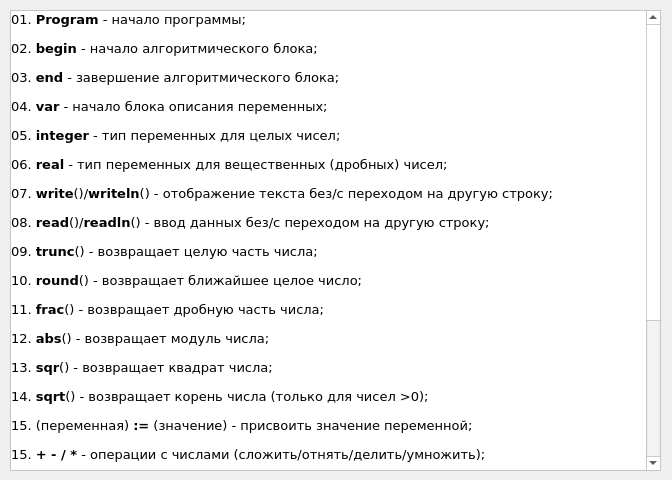
<?xml version="1.0" encoding="UTF-8"?>
<ui version="4.0">
 <class>Dialog</class>
 <widget class="QDialog" name="Dialog">
  <property name="geometry">
   <rect>
    <x>0</x>
    <y>0</y>
    <width>672</width>
    <height>480</height>
   </rect>
  </property>
  <property name="minimumSize">
   <size>
    <width>672</width>
    <height>480</height>
   </size>
  </property>
  <property name="maximumSize">
   <size>
    <width>672</width>
    <height>480</height>
   </size>
  </property>
  <property name="windowTitle">
   <string>Основные используемые операторы языка Pascal</string>
  </property>
  <widget class="QScrollArea" name="scrollArea">
   <property name="geometry">
    <rect>
     <x>10</x>
     <y>10</y>
     <width>651</width>
     <height>461</height>
    </rect>
   </property>
   <property name="sizePolicy">
    <sizepolicy hsizetype="Expanding" vsizetype="Expanding">
     <horstretch>0</horstretch>
     <verstretch>0</verstretch>
    </sizepolicy>
   </property>
   <property name="minimumSize">
    <size>
     <width>200</width>
     <height>20</height>
    </size>
   </property>
   <property name="maximumSize">
    <size>
     <width>800</width>
     <height>1000</height>
    </size>
   </property>
   <property name="palette">
    <palette>
     <active>
      <colorrole role="WindowText">
       <brush brushstyle="SolidPattern">
        <color alpha="255">
         <red>0</red>
         <green>0</green>
         <blue>0</blue>
        </color>
       </brush>
      </colorrole>
      <colorrole role="Button">
       <brush brushstyle="SolidPattern">
        <color alpha="255">
         <red>255</red>
         <green>255</green>
         <blue>255</blue>
        </color>
       </brush>
      </colorrole>
      <colorrole role="Light">
       <brush brushstyle="SolidPattern">
        <color alpha="255">
         <red>255</red>
         <green>255</green>
         <blue>255</blue>
        </color>
       </brush>
      </colorrole>
      <colorrole role="Midlight">
       <brush brushstyle="SolidPattern">
        <color alpha="255">
         <red>255</red>
         <green>255</green>
         <blue>255</blue>
        </color>
       </brush>
      </colorrole>
      <colorrole role="Dark">
       <brush brushstyle="SolidPattern">
        <color alpha="255">
         <red>127</red>
         <green>127</green>
         <blue>127</blue>
        </color>
       </brush>
      </colorrole>
      <colorrole role="Mid">
       <brush brushstyle="SolidPattern">
        <color alpha="255">
         <red>170</red>
         <green>170</green>
         <blue>170</blue>
        </color>
       </brush>
      </colorrole>
      <colorrole role="Text">
       <brush brushstyle="SolidPattern">
        <color alpha="255">
         <red>0</red>
         <green>0</green>
         <blue>0</blue>
        </color>
       </brush>
      </colorrole>
      <colorrole role="BrightText">
       <brush brushstyle="SolidPattern">
        <color alpha="255">
         <red>255</red>
         <green>255</green>
         <blue>255</blue>
        </color>
       </brush>
      </colorrole>
      <colorrole role="ButtonText">
       <brush brushstyle="SolidPattern">
        <color alpha="255">
         <red>0</red>
         <green>0</green>
         <blue>0</blue>
        </color>
       </brush>
      </colorrole>
      <colorrole role="Base">
       <brush brushstyle="SolidPattern">
        <color alpha="255">
         <red>255</red>
         <green>255</green>
         <blue>255</blue>
        </color>
       </brush>
      </colorrole>
      <colorrole role="Window">
       <brush brushstyle="SolidPattern">
        <color alpha="255">
         <red>255</red>
         <green>255</green>
         <blue>255</blue>
        </color>
       </brush>
      </colorrole>
      <colorrole role="Shadow">
       <brush brushstyle="SolidPattern">
        <color alpha="255">
         <red>0</red>
         <green>0</green>
         <blue>0</blue>
        </color>
       </brush>
      </colorrole>
      <colorrole role="AlternateBase">
       <brush brushstyle="SolidPattern">
        <color alpha="255">
         <red>255</red>
         <green>255</green>
         <blue>255</blue>
        </color>
       </brush>
      </colorrole>
      <colorrole role="ToolTipBase">
       <brush brushstyle="SolidPattern">
        <color alpha="255">
         <red>255</red>
         <green>255</green>
         <blue>220</blue>
        </color>
       </brush>
      </colorrole>
      <colorrole role="ToolTipText">
       <brush brushstyle="SolidPattern">
        <color alpha="255">
         <red>0</red>
         <green>0</green>
         <blue>0</blue>
        </color>
       </brush>
      </colorrole>
     </active>
     <inactive>
      <colorrole role="WindowText">
       <brush brushstyle="SolidPattern">
        <color alpha="255">
         <red>0</red>
         <green>0</green>
         <blue>0</blue>
        </color>
       </brush>
      </colorrole>
      <colorrole role="Button">
       <brush brushstyle="SolidPattern">
        <color alpha="255">
         <red>255</red>
         <green>255</green>
         <blue>255</blue>
        </color>
       </brush>
      </colorrole>
      <colorrole role="Light">
       <brush brushstyle="SolidPattern">
        <color alpha="255">
         <red>255</red>
         <green>255</green>
         <blue>255</blue>
        </color>
       </brush>
      </colorrole>
      <colorrole role="Midlight">
       <brush brushstyle="SolidPattern">
        <color alpha="255">
         <red>255</red>
         <green>255</green>
         <blue>255</blue>
        </color>
       </brush>
      </colorrole>
      <colorrole role="Dark">
       <brush brushstyle="SolidPattern">
        <color alpha="255">
         <red>127</red>
         <green>127</green>
         <blue>127</blue>
        </color>
       </brush>
      </colorrole>
      <colorrole role="Mid">
       <brush brushstyle="SolidPattern">
        <color alpha="255">
         <red>170</red>
         <green>170</green>
         <blue>170</blue>
        </color>
       </brush>
      </colorrole>
      <colorrole role="Text">
       <brush brushstyle="SolidPattern">
        <color alpha="255">
         <red>0</red>
         <green>0</green>
         <blue>0</blue>
        </color>
       </brush>
      </colorrole>
      <colorrole role="BrightText">
       <brush brushstyle="SolidPattern">
        <color alpha="255">
         <red>255</red>
         <green>255</green>
         <blue>255</blue>
        </color>
       </brush>
      </colorrole>
      <colorrole role="ButtonText">
       <brush brushstyle="SolidPattern">
        <color alpha="255">
         <red>0</red>
         <green>0</green>
         <blue>0</blue>
        </color>
       </brush>
      </colorrole>
      <colorrole role="Base">
       <brush brushstyle="SolidPattern">
        <color alpha="255">
         <red>255</red>
         <green>255</green>
         <blue>255</blue>
        </color>
       </brush>
      </colorrole>
      <colorrole role="Window">
       <brush brushstyle="SolidPattern">
        <color alpha="255">
         <red>255</red>
         <green>255</green>
         <blue>255</blue>
        </color>
       </brush>
      </colorrole>
      <colorrole role="Shadow">
       <brush brushstyle="SolidPattern">
        <color alpha="255">
         <red>0</red>
         <green>0</green>
         <blue>0</blue>
        </color>
       </brush>
      </colorrole>
      <colorrole role="AlternateBase">
       <brush brushstyle="SolidPattern">
        <color alpha="255">
         <red>255</red>
         <green>255</green>
         <blue>255</blue>
        </color>
       </brush>
      </colorrole>
      <colorrole role="ToolTipBase">
       <brush brushstyle="SolidPattern">
        <color alpha="255">
         <red>255</red>
         <green>255</green>
         <blue>220</blue>
        </color>
       </brush>
      </colorrole>
      <colorrole role="ToolTipText">
       <brush brushstyle="SolidPattern">
        <color alpha="255">
         <red>0</red>
         <green>0</green>
         <blue>0</blue>
        </color>
       </brush>
      </colorrole>
     </inactive>
     <disabled>
      <colorrole role="WindowText">
       <brush brushstyle="SolidPattern">
        <color alpha="255">
         <red>127</red>
         <green>127</green>
         <blue>127</blue>
        </color>
       </brush>
      </colorrole>
      <colorrole role="Button">
       <brush brushstyle="SolidPattern">
        <color alpha="255">
         <red>255</red>
         <green>255</green>
         <blue>255</blue>
        </color>
       </brush>
      </colorrole>
      <colorrole role="Light">
       <brush brushstyle="SolidPattern">
        <color alpha="255">
         <red>255</red>
         <green>255</green>
         <blue>255</blue>
        </color>
       </brush>
      </colorrole>
      <colorrole role="Midlight">
       <brush brushstyle="SolidPattern">
        <color alpha="255">
         <red>255</red>
         <green>255</green>
         <blue>255</blue>
        </color>
       </brush>
      </colorrole>
      <colorrole role="Dark">
       <brush brushstyle="SolidPattern">
        <color alpha="255">
         <red>127</red>
         <green>127</green>
         <blue>127</blue>
        </color>
       </brush>
      </colorrole>
      <colorrole role="Mid">
       <brush brushstyle="SolidPattern">
        <color alpha="255">
         <red>170</red>
         <green>170</green>
         <blue>170</blue>
        </color>
       </brush>
      </colorrole>
      <colorrole role="Text">
       <brush brushstyle="SolidPattern">
        <color alpha="255">
         <red>127</red>
         <green>127</green>
         <blue>127</blue>
        </color>
       </brush>
      </colorrole>
      <colorrole role="BrightText">
       <brush brushstyle="SolidPattern">
        <color alpha="255">
         <red>255</red>
         <green>255</green>
         <blue>255</blue>
        </color>
       </brush>
      </colorrole>
      <colorrole role="ButtonText">
       <brush brushstyle="SolidPattern">
        <color alpha="255">
         <red>127</red>
         <green>127</green>
         <blue>127</blue>
        </color>
       </brush>
      </colorrole>
      <colorrole role="Base">
       <brush brushstyle="SolidPattern">
        <color alpha="255">
         <red>255</red>
         <green>255</green>
         <blue>255</blue>
        </color>
       </brush>
      </colorrole>
      <colorrole role="Window">
       <brush brushstyle="SolidPattern">
        <color alpha="255">
         <red>255</red>
         <green>255</green>
         <blue>255</blue>
        </color>
       </brush>
      </colorrole>
      <colorrole role="Shadow">
       <brush brushstyle="SolidPattern">
        <color alpha="255">
         <red>0</red>
         <green>0</green>
         <blue>0</blue>
        </color>
       </brush>
      </colorrole>
      <colorrole role="AlternateBase">
       <brush brushstyle="SolidPattern">
        <color alpha="255">
         <red>255</red>
         <green>255</green>
         <blue>255</blue>
        </color>
       </brush>
      </colorrole>
      <colorrole role="ToolTipBase">
       <brush brushstyle="SolidPattern">
        <color alpha="255">
         <red>255</red>
         <green>255</green>
         <blue>220</blue>
        </color>
       </brush>
      </colorrole>
      <colorrole role="ToolTipText">
       <brush brushstyle="SolidPattern">
        <color alpha="255">
         <red>0</red>
         <green>0</green>
         <blue>0</blue>
        </color>
       </brush>
      </colorrole>
     </disabled>
    </palette>
   </property>
   <property name="verticalScrollBarPolicy">
    <enum>Qt::ScrollBarAlwaysOn</enum>
   </property>
   <widget class="QWidget" name="scrollAreaWidgetContents">
    <property name="geometry">
     <rect>
      <x>0</x>
      <y>0</y>
      <width>630</width>
      <height>670</height>
     </rect>
    </property>
    <property name="sizePolicy">
     <sizepolicy hsizetype="Maximum" vsizetype="Maximum">
      <horstretch>0</horstretch>
      <verstretch>0</verstretch>
     </sizepolicy>
    </property>
    <property name="minimumSize">
     <size>
      <width>200</width>
      <height>20</height>
     </size>
    </property>
    <property name="maximumSize">
     <size>
      <width>800</width>
      <height>1000</height>
     </size>
    </property>
    <widget class="QLabel" name="label">
     <property name="geometry">
      <rect>
       <x>0</x>
       <y>0</y>
       <width>630</width>
       <height>670</height>
      </rect>
     </property>
     <property name="sizePolicy">
      <sizepolicy hsizetype="Maximum" vsizetype="Maximum">
       <horstretch>0</horstretch>
       <verstretch>0</verstretch>
      </sizepolicy>
     </property>
     <property name="palette">
      <palette>
       <active>
        <colorrole role="WindowText">
         <brush brushstyle="SolidPattern">
          <color alpha="255">
           <red>0</red>
           <green>0</green>
           <blue>0</blue>
          </color>
         </brush>
        </colorrole>
        <colorrole role="Midlight">
         <brush brushstyle="SolidPattern">
          <color alpha="255">
           <red>255</red>
           <green>255</green>
           <blue>255</blue>
          </color>
         </brush>
        </colorrole>
        <colorrole role="Dark">
         <brush brushstyle="SolidPattern">
          <color alpha="255">
           <red>255</red>
           <green>255</green>
           <blue>255</blue>
          </color>
         </brush>
        </colorrole>
        <colorrole role="Mid">
         <brush brushstyle="SolidPattern">
          <color alpha="255">
           <red>255</red>
           <green>255</green>
           <blue>255</blue>
          </color>
         </brush>
        </colorrole>
        <colorrole role="Text">
         <brush brushstyle="SolidPattern">
          <color alpha="255">
           <red>0</red>
           <green>0</green>
           <blue>0</blue>
          </color>
         </brush>
        </colorrole>
        <colorrole role="ButtonText">
         <brush brushstyle="SolidPattern">
          <color alpha="255">
           <red>0</red>
           <green>0</green>
           <blue>0</blue>
          </color>
         </brush>
        </colorrole>
        <colorrole role="Base">
         <brush brushstyle="SolidPattern">
          <color alpha="255">
           <red>255</red>
           <green>255</green>
           <blue>255</blue>
          </color>
         </brush>
        </colorrole>
        <colorrole role="Window">
         <brush brushstyle="SolidPattern">
          <color alpha="255">
           <red>255</red>
           <green>255</green>
           <blue>255</blue>
          </color>
         </brush>
        </colorrole>
        <colorrole role="Shadow">
         <brush brushstyle="SolidPattern">
          <color alpha="255">
           <red>255</red>
           <green>255</green>
           <blue>255</blue>
          </color>
         </brush>
        </colorrole>
        <colorrole role="AlternateBase">
         <brush brushstyle="SolidPattern">
          <color alpha="255">
           <red>255</red>
           <green>255</green>
           <blue>255</blue>
          </color>
         </brush>
        </colorrole>
        <colorrole role="ToolTipBase">
         <brush brushstyle="SolidPattern">
          <color alpha="255">
           <red>255</red>
           <green>255</green>
           <blue>255</blue>
          </color>
         </brush>
        </colorrole>
       </active>
       <inactive>
        <colorrole role="WindowText">
         <brush brushstyle="SolidPattern">
          <color alpha="255">
           <red>0</red>
           <green>0</green>
           <blue>0</blue>
          </color>
         </brush>
        </colorrole>
        <colorrole role="Midlight">
         <brush brushstyle="SolidPattern">
          <color alpha="255">
           <red>255</red>
           <green>255</green>
           <blue>255</blue>
          </color>
         </brush>
        </colorrole>
        <colorrole role="Dark">
         <brush brushstyle="SolidPattern">
          <color alpha="255">
           <red>255</red>
           <green>255</green>
           <blue>255</blue>
          </color>
         </brush>
        </colorrole>
        <colorrole role="Mid">
         <brush brushstyle="SolidPattern">
          <color alpha="255">
           <red>255</red>
           <green>255</green>
           <blue>255</blue>
          </color>
         </brush>
        </colorrole>
        <colorrole role="Text">
         <brush brushstyle="SolidPattern">
          <color alpha="255">
           <red>0</red>
           <green>0</green>
           <blue>0</blue>
          </color>
         </brush>
        </colorrole>
        <colorrole role="ButtonText">
         <brush brushstyle="SolidPattern">
          <color alpha="255">
           <red>0</red>
           <green>0</green>
           <blue>0</blue>
          </color>
         </brush>
        </colorrole>
        <colorrole role="Base">
         <brush brushstyle="SolidPattern">
          <color alpha="255">
           <red>255</red>
           <green>255</green>
           <blue>255</blue>
          </color>
         </brush>
        </colorrole>
        <colorrole role="Window">
         <brush brushstyle="SolidPattern">
          <color alpha="255">
           <red>255</red>
           <green>255</green>
           <blue>255</blue>
          </color>
         </brush>
        </colorrole>
        <colorrole role="Shadow">
         <brush brushstyle="SolidPattern">
          <color alpha="255">
           <red>255</red>
           <green>255</green>
           <blue>255</blue>
          </color>
         </brush>
        </colorrole>
        <colorrole role="AlternateBase">
         <brush brushstyle="SolidPattern">
          <color alpha="255">
           <red>255</red>
           <green>255</green>
           <blue>255</blue>
          </color>
         </brush>
        </colorrole>
        <colorrole role="ToolTipBase">
         <brush brushstyle="SolidPattern">
          <color alpha="255">
           <red>255</red>
           <green>255</green>
           <blue>255</blue>
          </color>
         </brush>
        </colorrole>
       </inactive>
       <disabled>
        <colorrole role="WindowText">
         <brush brushstyle="SolidPattern">
          <color alpha="255">
           <red>255</red>
           <green>255</green>
           <blue>255</blue>
          </color>
         </brush>
        </colorrole>
        <colorrole role="Midlight">
         <brush brushstyle="SolidPattern">
          <color alpha="255">
           <red>255</red>
           <green>255</green>
           <blue>255</blue>
          </color>
         </brush>
        </colorrole>
        <colorrole role="Dark">
         <brush brushstyle="SolidPattern">
          <color alpha="255">
           <red>255</red>
           <green>255</green>
           <blue>255</blue>
          </color>
         </brush>
        </colorrole>
        <colorrole role="Mid">
         <brush brushstyle="SolidPattern">
          <color alpha="255">
           <red>255</red>
           <green>255</green>
           <blue>255</blue>
          </color>
         </brush>
        </colorrole>
        <colorrole role="Text">
         <brush brushstyle="SolidPattern">
          <color alpha="255">
           <red>255</red>
           <green>255</green>
           <blue>255</blue>
          </color>
         </brush>
        </colorrole>
        <colorrole role="ButtonText">
         <brush brushstyle="SolidPattern">
          <color alpha="255">
           <red>255</red>
           <green>255</green>
           <blue>255</blue>
          </color>
         </brush>
        </colorrole>
        <colorrole role="Base">
         <brush brushstyle="SolidPattern">
          <color alpha="255">
           <red>255</red>
           <green>255</green>
           <blue>255</blue>
          </color>
         </brush>
        </colorrole>
        <colorrole role="Window">
         <brush brushstyle="SolidPattern">
          <color alpha="255">
           <red>255</red>
           <green>255</green>
           <blue>255</blue>
          </color>
         </brush>
        </colorrole>
        <colorrole role="Shadow">
         <brush brushstyle="SolidPattern">
          <color alpha="255">
           <red>255</red>
           <green>255</green>
           <blue>255</blue>
          </color>
         </brush>
        </colorrole>
        <colorrole role="AlternateBase">
         <brush brushstyle="SolidPattern">
          <color alpha="255">
           <red>255</red>
           <green>255</green>
           <blue>255</blue>
          </color>
         </brush>
        </colorrole>
        <colorrole role="ToolTipBase">
         <brush brushstyle="SolidPattern">
          <color alpha="255">
           <red>255</red>
           <green>255</green>
           <blue>255</blue>
          </color>
         </brush>
        </colorrole>
       </disabled>
      </palette>
     </property>
     <property name="font">
      <font>
       <family>Verdana</family>
       <pointsize>10</pointsize>
      </font>
     </property>
     <property name="layoutDirection">
      <enum>Qt::LeftToRight</enum>
     </property>
     <property name="frameShape">
      <enum>QFrame::NoFrame</enum>
     </property>
     <property name="frameShadow">
      <enum>QFrame::Sunken</enum>
     </property>
     <property name="text">
      <string>&lt;html&gt;&lt;head/&gt;&lt;body&gt;&lt;p&gt;01. &lt;span style=&quot; font-weight:600;&quot;&gt;Program&lt;/span&gt; - начало программы;&lt;/p&gt;&lt;p&gt;02. &lt;span style=&quot; font-weight:600;&quot;&gt;begin&lt;/span&gt; - начало алгоритмического блока;&lt;/p&gt;&lt;p&gt;03. &lt;span style=&quot; font-weight:600;&quot;&gt;end&lt;/span&gt; - завершение алгоритмического блока;&lt;/p&gt;&lt;p&gt;04. &lt;span style=&quot; font-weight:600;&quot;&gt;var&lt;/span&gt; - начало блока описания переменных;&lt;/p&gt;&lt;p&gt;05. &lt;span style=&quot; font-weight:600;&quot;&gt;integer&lt;/span&gt; - тип переменных для целых чисел;&lt;/p&gt;&lt;p&gt;06. &lt;span style=&quot; font-weight:600;&quot;&gt;real&lt;/span&gt; - тип переменных для вещественных (дробных) чисел;&lt;/p&gt;&lt;p&gt;07. &lt;span style=&quot; font-weight:600;&quot;&gt;write&lt;/span&gt;()/&lt;span style=&quot; font-weight:600;&quot;&gt;writeln&lt;/span&gt;() - отображение текста без/с переходом на другую строку;&lt;/p&gt;&lt;p&gt;08. &lt;span style=&quot; font-weight:600;&quot;&gt;read&lt;/span&gt;()/&lt;span style=&quot; font-weight:600;&quot;&gt;readln&lt;/span&gt;() - ввод данных без/с переходом на другую строку;&lt;/p&gt;&lt;p&gt;09. &lt;span style=&quot; font-weight:600;&quot;&gt;trunc&lt;/span&gt;() - возвращает целую часть числа;&lt;/p&gt;&lt;p&gt;10. &lt;span style=&quot; font-weight:600;&quot;&gt;round&lt;/span&gt;() - возвращает ближайшее целое число;&lt;/p&gt;&lt;p&gt;11. &lt;span style=&quot; font-weight:600;&quot;&gt;frac&lt;/span&gt;() - возвращает дробную часть числа;&lt;/p&gt;&lt;p&gt;12. &lt;span style=&quot; font-weight:600;&quot;&gt;abs&lt;/span&gt;() - возвращает модуль числа;&lt;/p&gt;&lt;p&gt;13. &lt;span style=&quot; font-weight:600;&quot;&gt;sqr&lt;/span&gt;() - возвращает квадрат числа;&lt;/p&gt;&lt;p&gt;14. &lt;span style=&quot; font-weight:600;&quot;&gt;sqrt&lt;/span&gt;() - возвращает корень числа (только для чисел &amp;gt;0);&lt;/p&gt;&lt;p&gt;15. (переменная) &lt;span style=&quot; font-weight:600;&quot;&gt;:=&lt;/span&gt; (значение) - присвоить значение переменной;&lt;/p&gt;&lt;p&gt;15. &lt;span style=&quot; font-weight:600;&quot;&gt;+ - / *&lt;/span&gt; - операции с числами (сложить/отнять/делить/умножить);&lt;/p&gt;&lt;p&gt;16. &lt;span style=&quot; font-weight:600;&quot;&gt;div&lt;/span&gt; - целочисленное деление одного числа на другое (a div b);&lt;/p&gt;&lt;p&gt;17. &lt;span style=&quot; font-weight:600;&quot;&gt;mod&lt;/span&gt; - деление по модулю (возвращает остаток от деления) (a mod b);&lt;/p&gt;&lt;p&gt;18. &lt;span style=&quot; font-weight:600;&quot;&gt;=&lt;/span&gt; - равно; &lt;span style=&quot; font-weight:600;&quot;&gt;&amp;lt;&amp;gt;&lt;/span&gt; - не равно; &lt;span style=&quot; font-weight:600;&quot;&gt;&amp;gt;=&lt;/span&gt; больше или равно; &lt;span style=&quot; font-weight:600;&quot;&gt;&amp;lt;=&lt;/span&gt; меньше или равно;&lt;/p&gt;&lt;p&gt;19. &lt;span style=&quot; font-weight:600;&quot;&gt;and&lt;/span&gt; - логическое И; &lt;span style=&quot; font-weight:600;&quot;&gt;or&lt;/span&gt; - логическое ИЛИ; &lt;span style=&quot; font-weight:600;&quot;&gt;xor&lt;/span&gt; - логическое исключающее ИЛИ;&lt;/p&gt;&lt;p&gt;20. &lt;span style=&quot; font-weight:600;&quot;&gt;if&lt;/span&gt;&lt;span style=&quot; font-style:italic;&quot;&gt;(условие)&lt;/span&gt;&lt;span style=&quot; font-weight:600;&quot;&gt;then&lt;/span&gt;&lt;span style=&quot; font-style:italic;&quot;&gt;(действие если условие верно) &lt;/span&gt;&lt;span style=&quot; font-weight:600;&quot;&gt;else&lt;/span&gt;&lt;span style=&quot; font-style:italic;&quot;&gt;(действие если условие не верно)&lt;/span&gt;&lt;/p&gt;&lt;p&gt;21. &lt;span style=&quot; font-weight:600;&quot;&gt;for&lt;/span&gt; i:=&lt;span style=&quot; font-style:italic;&quot;&gt;(повторять от)&lt;/span&gt;&lt;span style=&quot; font-weight:600;&quot;&gt;to&lt;/span&gt;&lt;span style=&quot; font-style:italic;&quot;&gt;(повторять до)&lt;/span&gt;&lt;span style=&quot; font-weight:600;&quot;&gt;do&lt;/span&gt;&lt;span style=&quot; font-style:italic;&quot;&gt;(что вообще повторять пока i&amp;lt;&amp;gt;повторять до)&lt;/span&gt;&lt;/p&gt;&lt;p&gt;22. &lt;span style=&quot; font-weight:600;&quot;&gt;while&lt;/span&gt;&lt;span style=&quot; font-style:italic;&quot;&gt;(условие исполняется)&lt;/span&gt;&lt;span style=&quot; font-weight:600;&quot;&gt;do&lt;/span&gt;&lt;span style=&quot; font-style:italic;&quot;&gt;(выполняем действие)&lt;/span&gt;&lt;/p&gt;&lt;p&gt;23. &lt;span style=&quot; font-weight:600;&quot;&gt;repeat&lt;/span&gt;&lt;span style=&quot; font-style:italic;&quot;&gt;(действие)&lt;/span&gt;&lt;span style=&quot; font-weight:600;&quot;&gt;until&lt;/span&gt;&lt;span style=&quot; font-style:italic;&quot;&gt;(пока условие не выполнится)&lt;/span&gt;&lt;/p&gt;&lt;/body&gt;&lt;/html&gt;</string>
     </property>
    </widget>
   </widget>
  </widget>
 </widget>
 <resources/>
 <connections/>
</ui>
